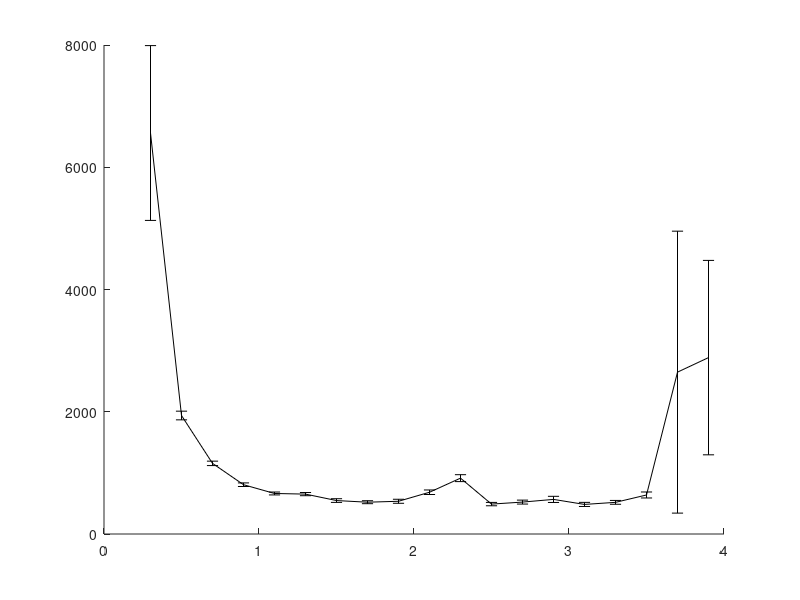

This figure's MATLAB source: (Note: this script raises an error after producing the figure.)
% In this experiment I compare the performance of the GD (with KDL) and the
% PCS on one scene with obstacles where the start and goal configurations
% are:
% State c_start = {0.5236, 1.7453, -1.8326, -1.4835,	1.5708,	0, 1.004278, 0.2729, 0.9486, -1.15011, 1.81001, -1.97739};
% State c_goal = {0.5236, 0.34907, 0.69813, -1.3963, 1.5708, 0, 0.7096, 1.8032, -1.7061, -1.6286, 1.9143, -2.0155}; // Robot 2 no backflip - Elbow down
% This while benchmarking the maximum step distance.
% With joint limits of the ABB robots.
% RRT planner
% last updated: 08/28/17

clear all
clc

%%
D1 = load('benchmark_RRT_PCS_3poles_rangeB.txt'); 

%%
D2 = load('benchmark_RRT_GD_3poles_rangeB.txt'); 
D2 = D2(D2(:,1) > 0.6,:);

%%
% PCS
rd = sort(unique(D1(:,1)));
for i = 1:length(rd)
    M = D1(D1(:,1)==rd(i), 2:end);
    td(i) = mean(M(:,4))*1e3;
    td_ste(i) = 1e3*std(M(:,4))/sqrt(size(M,1));
    nodes_d(i) =  mean(M(:,10));
    trees_d(i) =  mean(M(:,11));
    tlc_d(i) = mean(M(:,12))*1e3;
end

%%
% GD
rg = sort(unique(D2(:,1)));
for i = 1:length(rg)
    M = D2(D2(:,1)==rg(i), 2:end);
%     disp([i-1 rg(i)  size(M,1)])
    tg(i) = mean(M(:,4))*1e3;
    tg_ste(i) = 1e3*std(M(:,4))/sqrt(size(M,1));
    nodes_g(i) =  mean(M(:,10));
    trees_g(i) =  mean(M(:,11));
    tlc_g(i) = mean(M(:,12))*1e3;
end

%%
disp(' ');
[tdmin, id] = min(td);
[tgmin, ig] = min(tg);

%%
h = figure(1);
clf
errorbar(rd,td,td_ste,'-k','linewidth',2);
hold on
errorbar(rg,tg,tg_ste,'--k','linewidth',2);
hold off
ylabel('mean runtime [msec]');
xlabel('max. local-connection distance');
legend('PCS','GD');
% xlim([0 6]);
% xlim([min(rd) max(rd)]);

%% 
D1 = D1(D1(:,1)==rd(id), 2:end);
verf = D1(:,1)==1;
suc = D1(:,2)==1;

disp('PCS:');
disp(['Results of ' num2str(size(D1,1)) ' queries.']);
disp(['Minimum avg. runtime for PCS is ' num2str(tdmin) 'msec with d = ' num2str(rd(id)) ]);
disp(['Percent of successful queries verified: ' num2str(sum(verf & suc)/sum(suc)*100) '%']);
disp(['Plan distance: ' num2str(D1(1,3)) ]);
disp(['Avg. runtime: ' num2str(mean(D1(:,4))*1e3)  ' +/- ' num2str(std(D1(:,4))/sqrt(size(D1,1))*1e3) ' msec ']);
disp(['Avg. local-connection time: ' num2str(mean(D1(:,12))*1e3)  ' +/- ' num2str(std(D1(:,12))/sqrt(size(D1,1))*1e3) ' msec ']);
disp(['Avg. nodes in path: ' num2str(floor(mean(D1(:,10)))) ]);
disp(['Avg. nodes in trees: ' num2str(floor(mean(D1(:,11)))) ]);
disp(['Avg. number of IK solutions: ' num2str(floor(mean(D1(:,5)))) ]);

%%
D2 = D2(D2(:,1)==rg(ig), 2:end);
verf = D2(:,1)==1;
suc = D2(:,2)==1;

disp('GD:');
disp(['Results of ' num2str(size(D2,1)) ' queries.']);
disp(['Minimum avg. runtime for GD is ' num2str(tgmin) 'msec with d = ' num2str(rg(ig)) ]);
disp(['Percent of successful queries verified: ' num2str(sum(verf & suc)/sum(suc)*100) '%']);
disp(['Plan distance: ' num2str(D2(1,3)) ]);
disp(['Avg. runtime: ' num2str(mean(D2(:,4))*1e3)  ' +/- ' num2str(std(D2(:,4))/sqrt(size(D2,1))*1e3) ' msec ']);
disp(['Avg. local-connection time: ' num2str(mean(D2(:,12))*1e3)  ' +/- ' num2str(std(D2(:,12))/sqrt(size(D2,1))*1e3) ' msec ']);
disp(['Avg. nodes in path: ' num2str(floor(mean(D2(:,10)))) ]);
disp(['Avg. nodes in trees: ' num2str(floor(mean(D2(:,11)))) ]);
disp(['Avg. number of projections: ' num2str(floor(mean(D2(:,5)))) ]);

%%
disp(' ');
disp(['Best speed-up: t_{gd}/t_{pcs} = ' num2str(tgmin/tdmin) ]);

%%
%%
%%

% PCS
td = D1(:,4);
maxT = max(td);
T1 = linspace(0,maxT,100);
T1 = T1(2:end);
for i = 1:length(T1)
    sd = td < T1(i);
    md(i) = mean(td(sd));
    Md(i) = 1-sum(sd)/length(td);
end
%%
% GD
tg = D2(:,4);
maxT = max(tg);
T2 = linspace(0,maxT,1000);
T2 = T2(2:end);
for i = 1:length(T2)
    sg = tg < T2(i);
    mg(i) = mean(tg(sg));
    Mg(i) = 1-sum(sg)/length(tg);
end
%%
h = figure(2);
clf
plot(T1,Md*100,'-k','linewidth',2);
hold on
plot(T2,Mg*100,'--k','linewidth',2);
hold off
xlabel('maximum runtime [sec]');
ylabel('failure rate [%]');
legend('PCS','GD');
xlim([0 max([T1 T2])]);
title('RRT');
